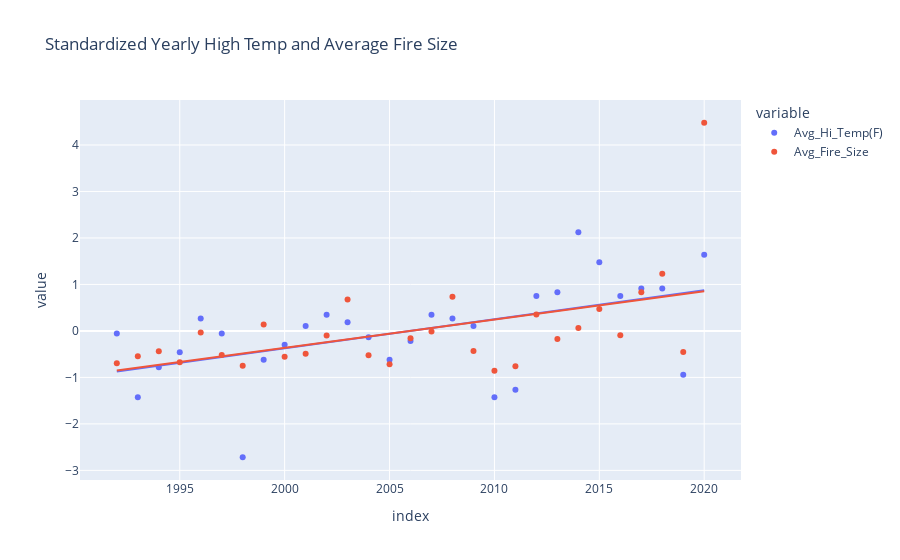

Notebook code cell kept with this figure:
### Code cell
# Quick regression for both high temps and fire size
px.scatter(ca_fire_temps, trendline= 'ols', title='Standardized Yearly High Temp and Average Fire Size')
